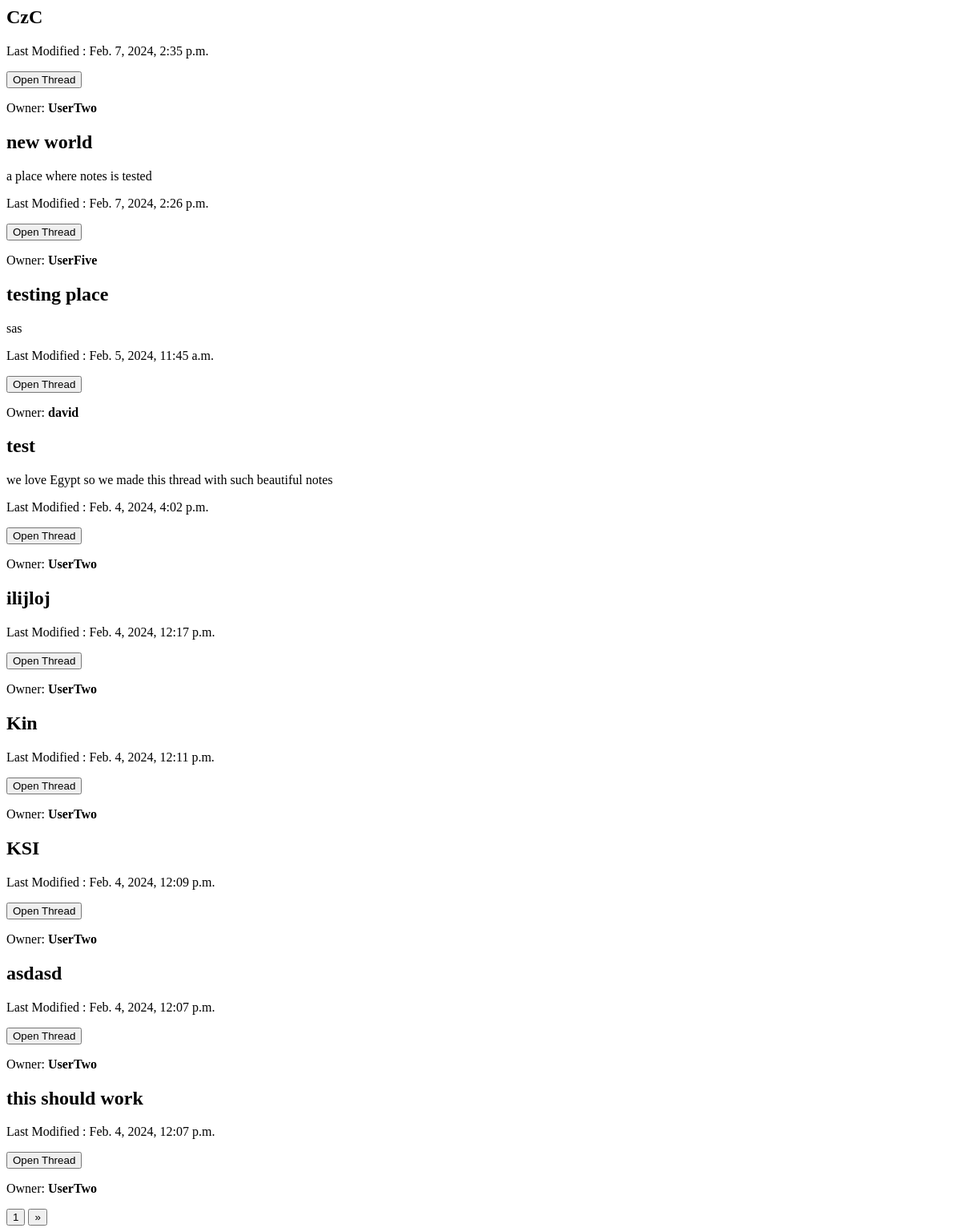
Page /get_threads (signed in) on the earlier database version.
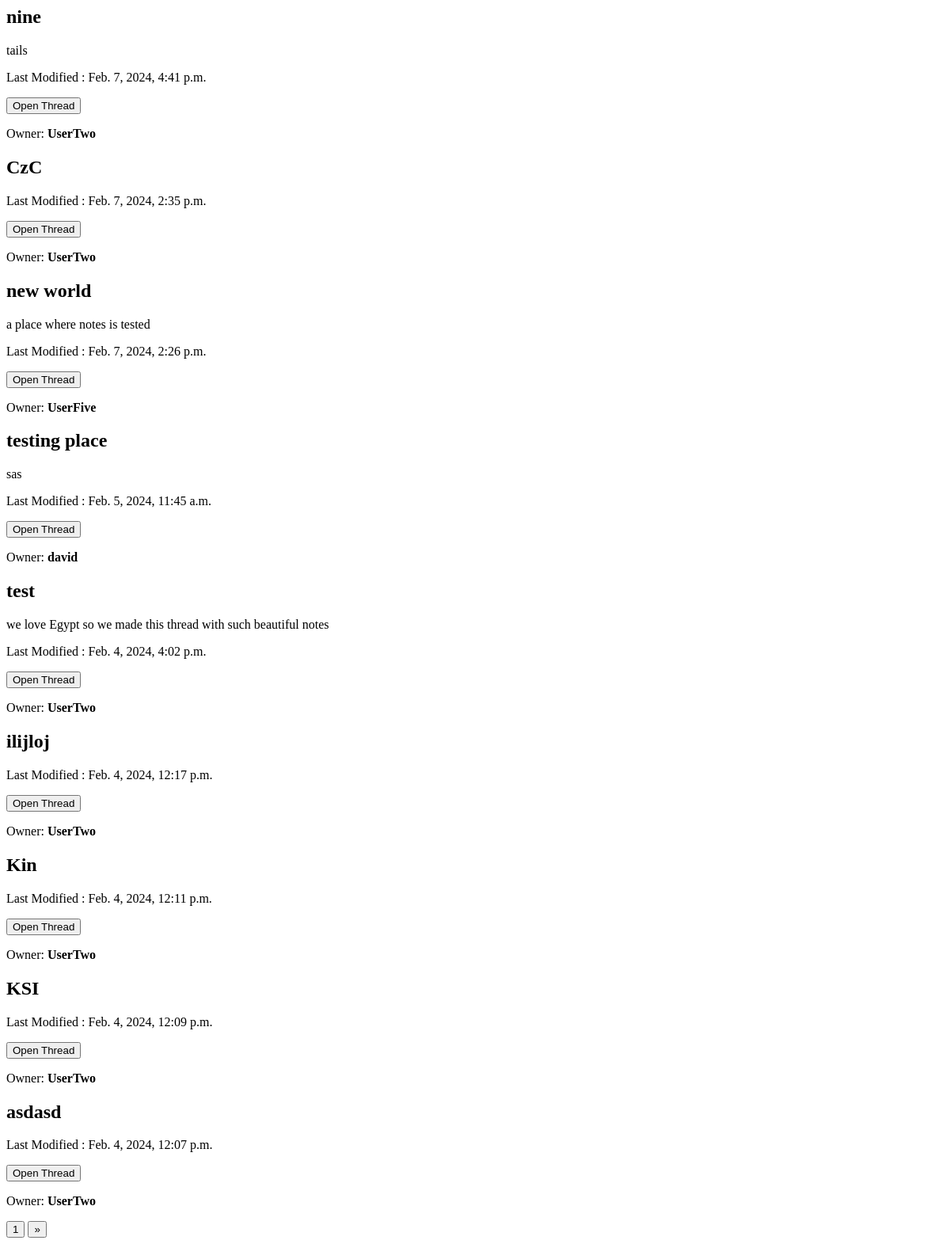
Same page on the later database version.
### home/models.py (models this page shows, shortened)
class Tnbase(models.Model):
    creation_date = models.DateTimeField(auto_now_add=True)
    modify_date = models.DateTimeField(auto_now=True)
    pin = models.BooleanField(db_default=False)
    is_active = models.BooleanField(db_default=True)
    class Meta:
        abstract = True

class Thread(Tnbase):
    creator = models.ForeignKey("User", related_name="threads", on_delete=models.CASCADE)
    title = models.CharField(max_length = 30,blank=False)
    description = models.TextField(max_length = 256, blank=True)
    users = models.ManyToManyField('User', through = "Access")
    privacy_options = {
        "p": "Public",
        "a": "Access only",
    }
    privacy = models.CharField(max_length=1,choices=privacy_options, db_default="a")
    def __str__(self):
        return self.title

class User(AbstractUser):
    friends = models.ManyToManyField("self", through="Friendship")
    def __str__(self):
        return self.username
    def get_threads(self):
        return Thread.objects.filter(Q(creator=self) | Q(users=self) | Q(privacy="p")).distinct().order_by("-modify_date")

### home/views.py (the view)
# urls.py: path("get_threads", views.get_threads, name="get_threads"),
@login_required
def get_threads(request):
    user = request.user
    threads = request.user.get_threads()
    paginator = Paginator(threads,9)
    if "page" in request.GET:
        pagenumber = int(request.GET["page"])
        page = paginator.get_page(pagenumber)
    else:
        page = paginator.get_page(1)
    content = {"user":user,"page":page}
    return render(request,"home/threads.html",content)

### home/templates/home/threads.html (shortened to what this page needs)
{% block threadblock %}
  <div class="showerleft grid grid-cols-1 sm:grid-cols-2 md:grid-cols-2 lg:grid-cols-3 gap-5">
  {% for thread in page %}
  <div class="card shadow-xl transform transition-all hover:scale-125">
      <div class="card-body">
        <h2 class="card-title">{{thread}}</h2>
        <p>{{thread.description}}</p>
        <p>Last Modified : {{thread.modify_date}}</p>
        <div class="card-actions justify-end">
          <button class="btn btn-primary" hx-get="{% url 'home:show_thread' thread.pk %}" hx-target="#base" hx-swap="innerHtml">Open Thread</button>
        </div>
        <p>Owner: <strong>{{thread.creator}}</strong></p>
      </div>
  </div>
  {% endfor %}
  </div>
  <div class="flex justify-center pt-10">
    <div class="join">
      <button class="join-item btn">{{page.number}}</button>
      {% if page.has_next %}
      <button class="join-item btn" hx-get="/?page={{page.next_page_number}}" hx-target="#base" hx-swap="innerHtml">»</button>
      {% endif %}
    </div>
  </div>
{% endblock %}

Differences in the rows shown:
no longer on this page (row unchanged): Thread: title "this should work", modify_date "Feb. 4, 2024, 12:07 p.m.", creator "UserTwo"
added Thread: title "nine", description "tails", modify_date "Feb. 7, 2024, 4:41 p.m.", creator "UserTwo"
